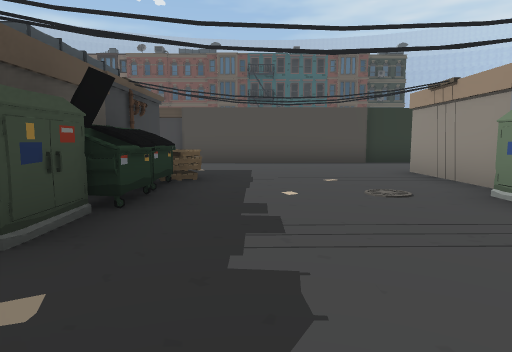
View 1 (above)

24 first-person views from a walk through a 3-D level made in the Unity game engine. The camera is 1.2 m above the floor, tilts 6° down and sees 75° across. The floor is counted in squares, 2 m on a side. Each view is taken from the middle of a square. On the plan, view 1 faces up. The plan holds only what a view shows up to about 10 squares ahead; the rest is blank. The place goes on beyond the plan. The player character is not drawn. Some surface patterns are stand-ins.

View 2
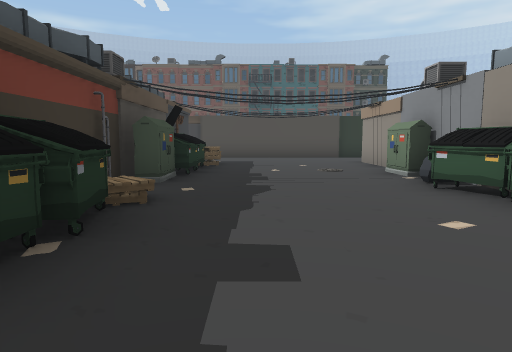

View 3
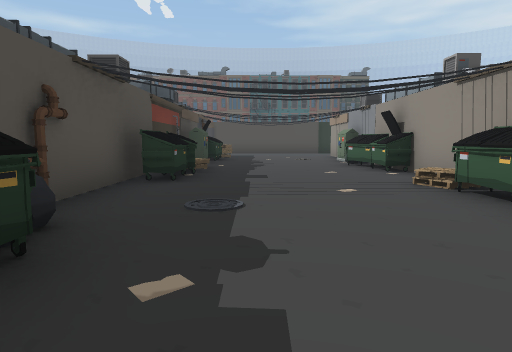

View 4
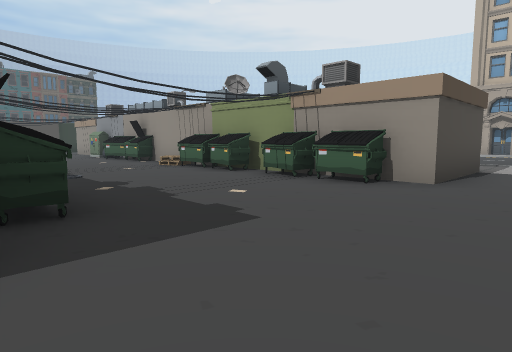

View 5
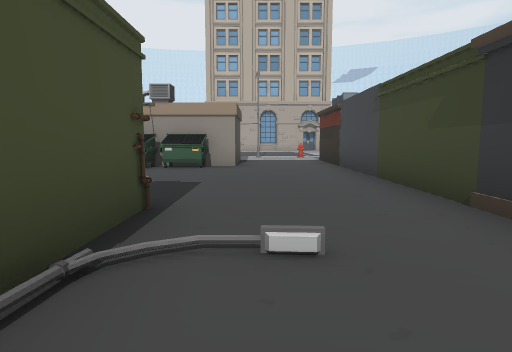

View 6
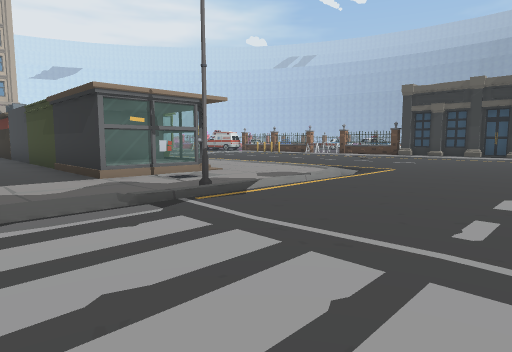

View 7
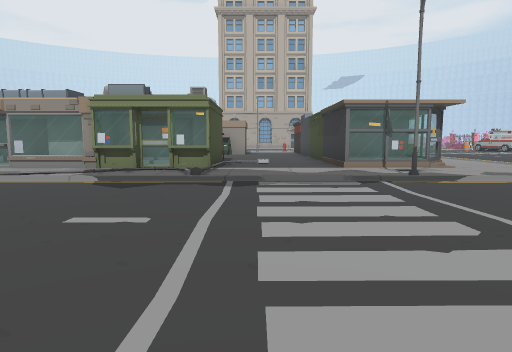

View 8
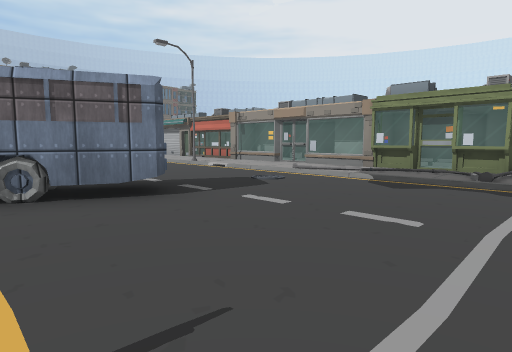

View 9
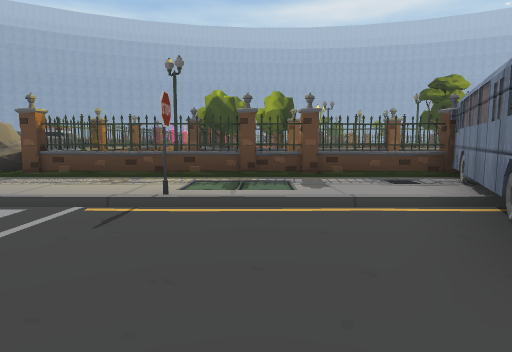

View 10
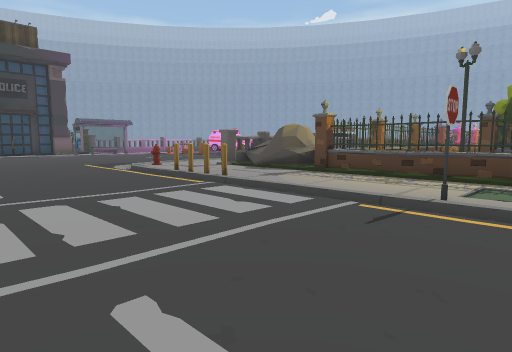

View 11
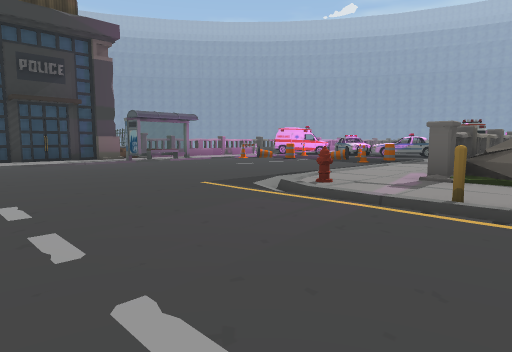

View 12
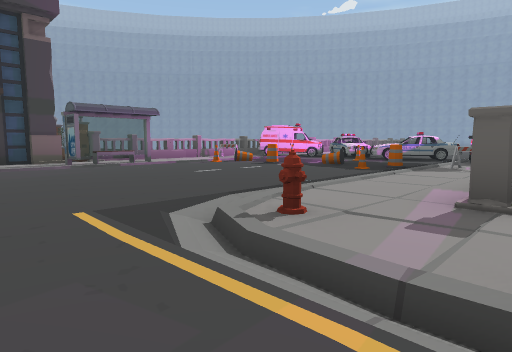

View 13
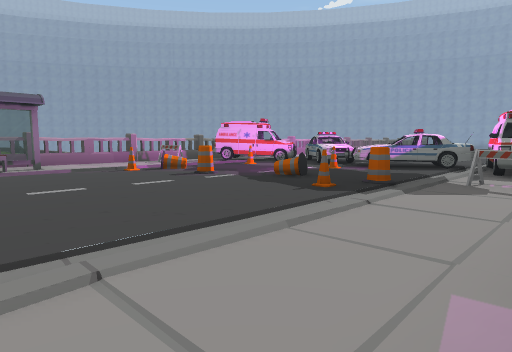

View 14
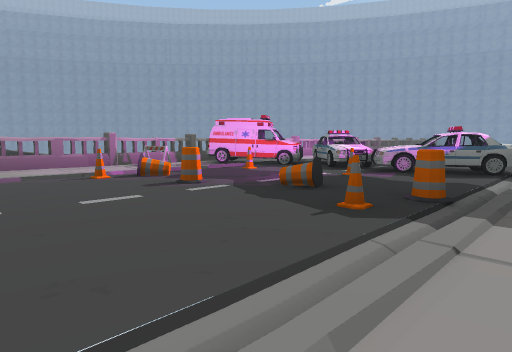

View 15
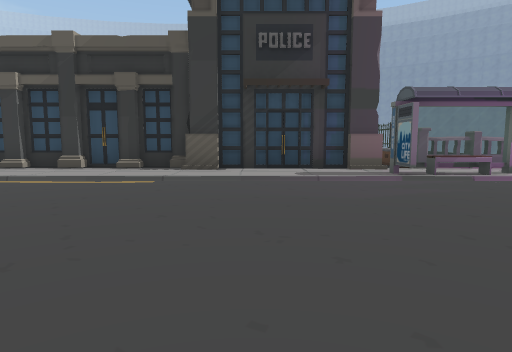

View 16
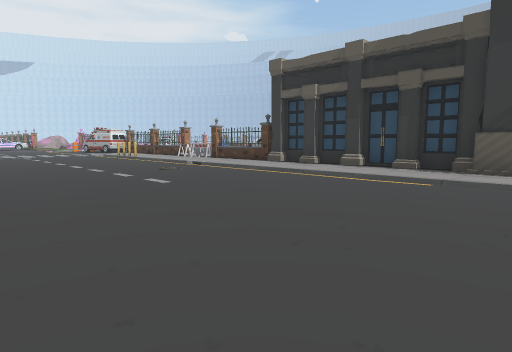

View 17
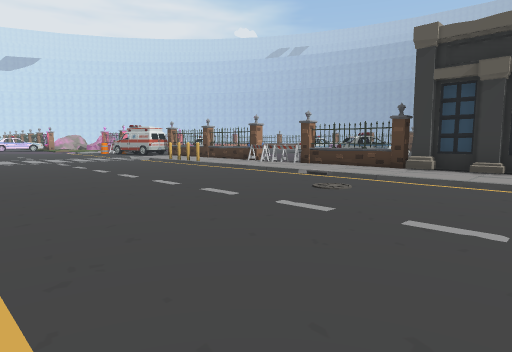

View 18
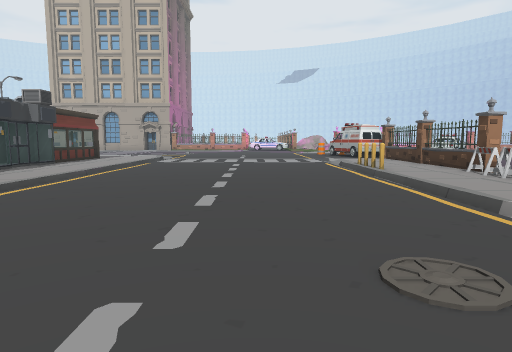

View 19
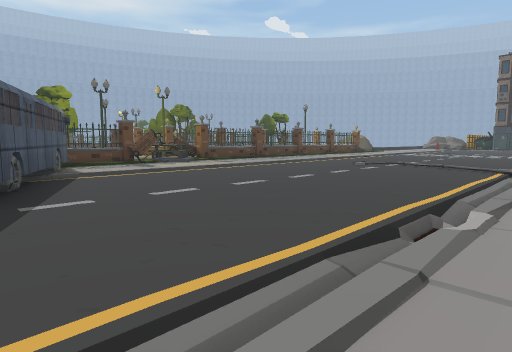

View 20
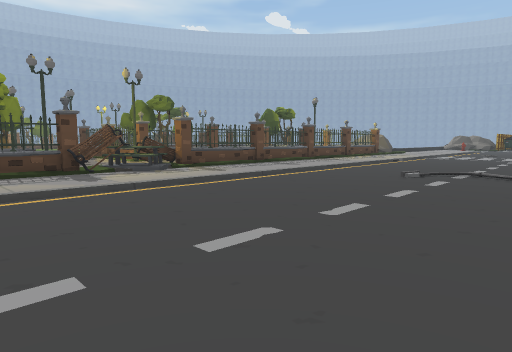

View 21
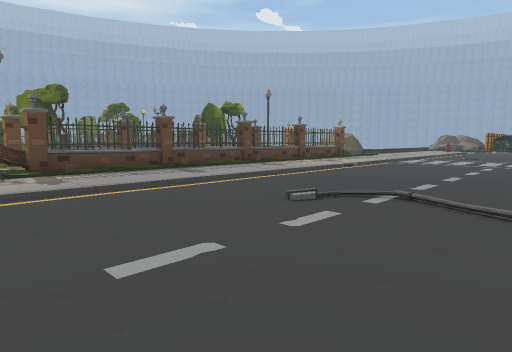

View 22
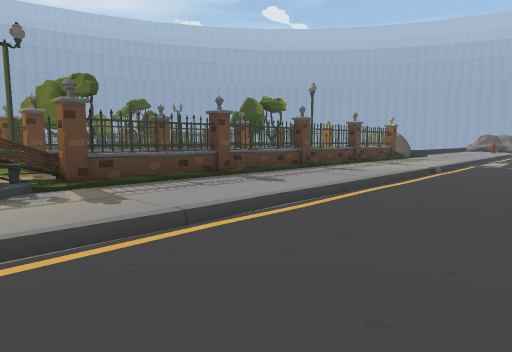

View 23
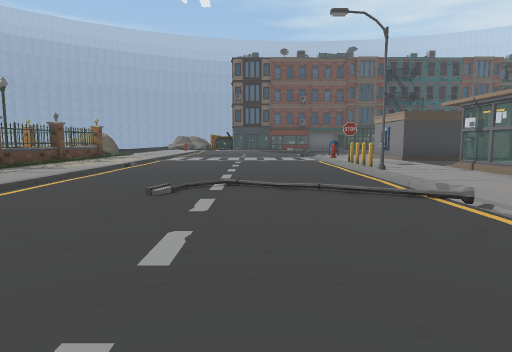

View 24
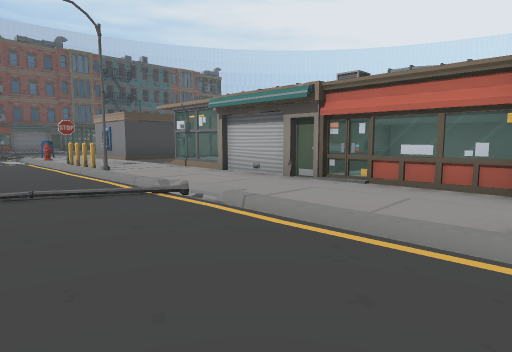

### Floor plan
Key: @ floor where view 1 was taken; # wall or solid block; x gap in a wall; . main floor; : floor 0.25 m higher than the main floor; - floor 0.75 m lower than the main floor; / step, stairs or slope; = window, fence, low wall or low ledge; v drop or lower ground; P pipe; A pallet; T tree; F fence; R rock; L pole; H hydrant; C car; N cone; B barrier; E bench; O other object.
Columns run from 24 left of view 1 to 5 right of it. Each row starts with its distance up from view 1.
 11             /..
 10             /...
  9          F  /..../  ..######.
  8          #  /..../L .  ......
  7       T# #  /..../L #=#.....
  6        F F  /..../  =:PA...O
  5        # #  /..../  =O#O...#
  4        F F  /..../ O###A...#
  3       T# #  /.//// O###O...O
  2      T##v#  /..../ .##O....
  1     #F#FvFE /..../ .= P....O
  0       vvvE/ /..../ .=##.@..O
 -1      Tvv F  /..../#O  #O...#
 -2       Tv #  /..../  =##....#
 -3      OOv  O /..../  =##....O
 -4       #F FOO#O.../ .=#P....#
 -5       #v #  ###..//O=#O....O
 -6       TF F../..../..=# ....O
 -7       #v F../..../ /O##O...O
 -8     #OTv #.#/....///##P....O##
 -9     O# F =  /..../ ...........
-10          =  /..../  ..........
-11      ##F#F  /..../  ##########
-12         RR L/..../# =:#  # #
-13      ## =#  /..../  #=#OO=O#=
-14    C x. .O../..../..
-15  CCC B   ..H........
-16 .CC=ONO-OO.........//////////
-17 ..C...N......................
-18 ..CCON.......................
-19  .C...N......................
-20  CC.O.N......................
-21  /C////N/////////////////////
-22   CC.B   OO               L
-23    .#.###OFO  O/////#=#BB###=
-24    vvvv##O#############FF##F#
-25           #

Where each view was taken, in squares from view 1:
view 1: 0 up, 0 right, facing up
view 2: 3 down, 0 right, facing up
view 3: 7 down, 0 right, facing up
view 4: 10 down, 2 left, facing up-right
view 5: 9 down, 5 left, facing right
view 6: 9 down, 10 left, facing down-right
view 7: 9 down, 12 left, facing right
view 8: 9 down, 12 left, facing up-right
view 9: 7 down, 9 left, facing left
view 10: 7 down, 9 left, facing down-left
view 11: 12 down, 9 left, facing down-left
view 12: 13 down, 11 left, facing down-left
view 13: 14 down, 14 left, facing down-left
view 14: 15 down, 15 left, facing down-left
view 15: 16 down, 11 left, facing down
view 16: 16 down, 11 left, facing down-right
view 17: 16 down, 7 left, facing down-right
view 18: 19 down, 6 left, facing right
view 19: 5 down, 6 left, facing up-left
view 20: 3 down, 8 left, facing up-left
view 21: 0 up, 8 left, facing up-left
view 22: 0 up, 10 left, facing up-left
view 23: 1 down, 9 left, facing up
view 24: 1 down, 9 left, facing up-right
